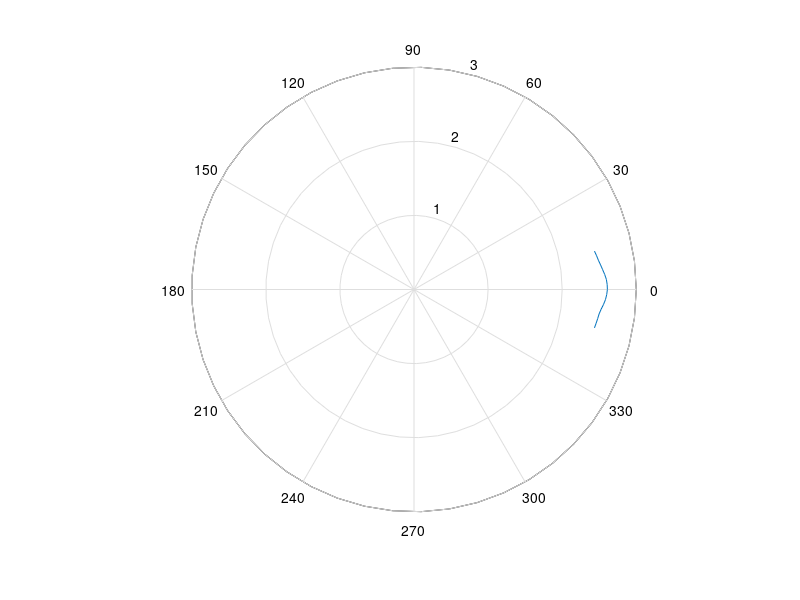

Here is the MATLAB script that generated this plot: (Note: this script raises an error after producing the figure.)
clear all
close all
clc

%% riporto i valori
theta = linspace(-pi/15, pi/15, 17); % i plot dei grafici polari richiedono i valori in radianti
voltage = [2.49 2.5 2.51 2.52 2.54 2.566 2.588 2.602 2.61 2.608 2.6 2.582 ...
    2.56 2.54 2.52 2.506 2.49];

%% assi di riferimento per individuare lo spicchio di nostro interesse
x = [0 -pi/15];
y = [0 3];

z = [0 pi/15];
w = [0 3];

%% plotto i valori a regime
a = linspace(-pi/15, -pi, 50);
b = 2.49.*1.^(1:50);

c = linspace (pi/15, pi, 50);
d =2.49.*1.^(1:50);

%% grafici
figure(1)
PolarGraph = polar(theta,voltage);
PolarGraph.LineStyle ="-";
PolarGraph.Color = [0.6350 0.0780 0.1840];
PolarGraph.Marker = "hexagram";
PolarGraph.LineWidth = 1;
hold on
polar(x,y, 'k-')
polar(z,w, 'k-')
A = polar(a,b)
B = polar(c,d)
A.Color = [0.6350 0.0780 0.1840]; 
A.LineWidth = 1;
B.Color = [0.6350 0.0780 0.1840];
B.LineWidth = 1;

%% caratteristiche del titolo
[t,s] = title ('Rate of change of the voltage with respect to degree, North pole','Distance set at 2,5 cm, \theta variable')
t.FontSize = 16;
s.FontAngle='italic';
